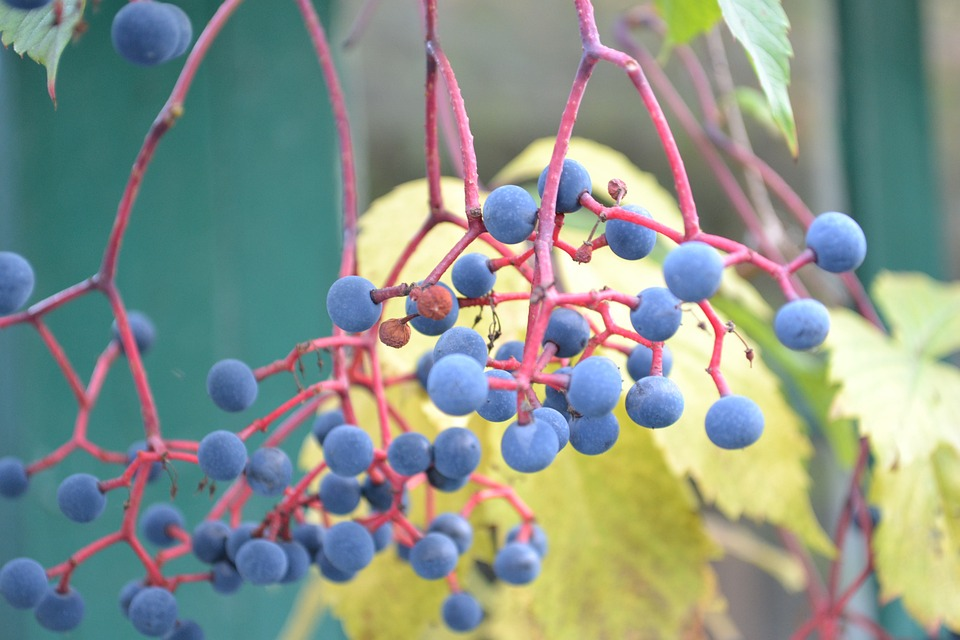
#> input picture images/test2.jpg, 960 x 640 px
$ python index.py
#> lines starting #> are read from the running program, lines starting #| are printed output that depends on the picture; after the words box and inside, x2 and y2 are one past the last pixel; in counts of white or black regions, pixels touching at a corner belong together
### circles.py
import cv2
import numpy as np


def detect_circles(image_path, min_radius=10, max_radius=50):
#> called with image_path = 'images/test2.jpg', min_radius = 10, max_radius = 12
    img = cv2.imread(image_path, cv2.IMREAD_COLOR)
#> img is the input picture: shape (640, 960, 3); mean B, G, R 138.1, 147.9, 136.5
    gray = cv2.cvtColor(img, cv2.COLOR_BGR2GRAY)
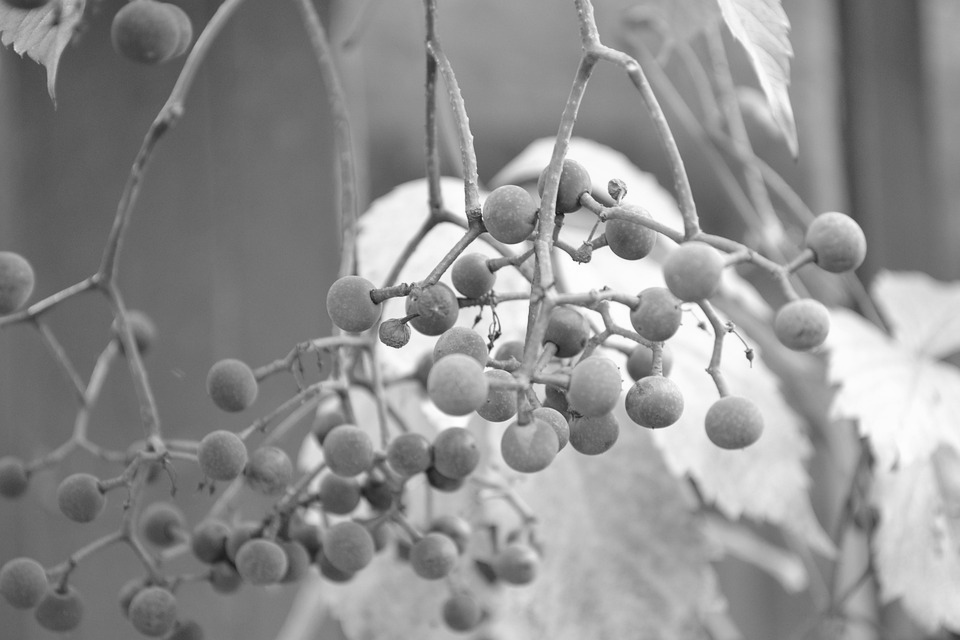
#> gray: shape (640, 960); min 18, max 254, mean 143.4

    # detect circles with ``HoughCircles``
    circles = cv2.HoughCircles(
        gray,
        cv2.HOUGH_GRADIENT,
        dp=1,
        minDist=10,
        param1=50,
        param2=9,
        minRadius=min_radius,
        maxRadius=max_radius,
    )
#> circles = 52 rows, first 8: [621.5, 244.5, 11.4], [397.5, 336.5, 11.4], [559.5, 384.5, 10.35], [484.5, 324.5, 11.4], [552.5, 420.5, 11.4], [310.5, 518.5, 11.4], [387.5, 331.5, 11.4], [441.5, 293.5, 10.35]

    if circles is not None:
        # convert coords to integers
        circles = np.uint16(np.around(circles))
#> circles = 52 rows, first 8: [622, 244, 11], [398, 336, 11], [560, 384, 10], [484, 324, 11], [552, 420, 11], [310, 518, 11], [388, 332, 11], [442, 294, 10]

        count = 0
        coords = []
        for i in circles[0, :]:
            cv2.circle(img, (i[0], i[1]), i[2], (0, 0, 255), 2)
            cv2.circle(img, (i[0], i[1]), 2, (0, 0, 255), 3)
            coords.append({"x": i[0], "y": i[1]})
            count += 1
#> this loop made 52 passes
#> i on passes 1 to 12: [622, 244, 11], [398, 336, 11], [560, 384, 10], [484, 324, 11], [552, 420, 11], [310, 518, 11], [388, 332, 11], [442, 294, 10], [446, 442, 11], [380, 290, 11], [502, 350, 11], [554, 352, 11]
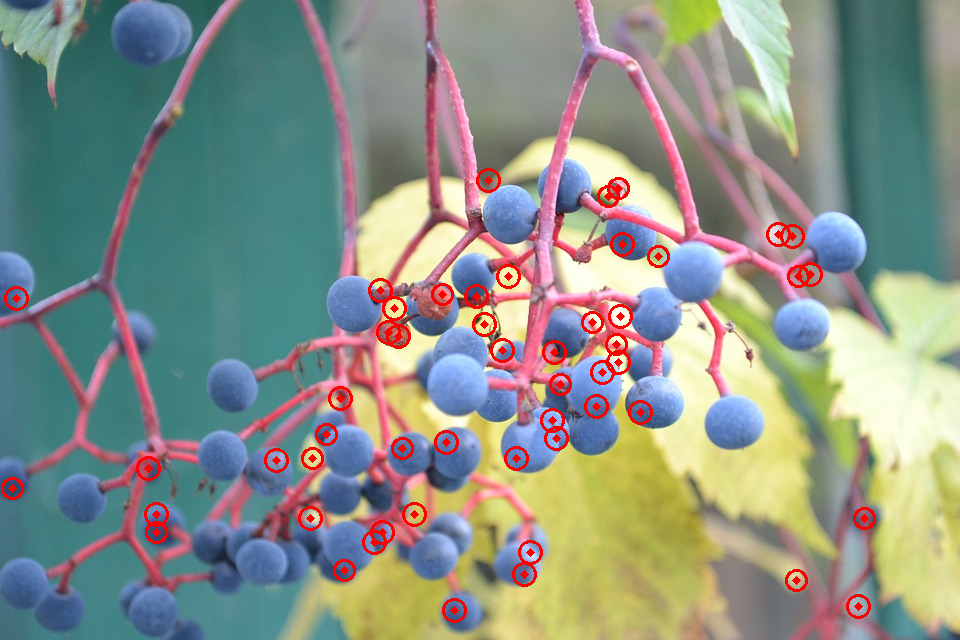
#> img: shape (640, 960, 3); 1.99% of pixels changed, all inside (x1, y1, x2, y2) = (1, 168, 876, 623)
#> after the loop, coords = 52 items; count = 52
        print(coords)
#> (printed output is left out)
    else:
        print("No circles detected")

### index.py
from circles import detect_circles

image_path = "images/test2.jpg"
detect_circles(image_path, min_radius=10, max_radius=12)

$ run again, with images/test1.jpg copied over images/test2.jpg
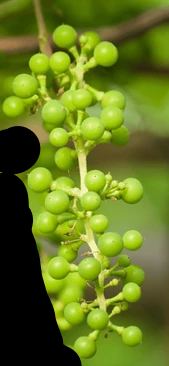
#> input picture images/test1.jpg, 169 x 366 px
#> in detect_circles, img is the input picture: shape (366, 169, 3); mean B, G, R 30.8, 119.9, 101.6
#> in detect_circles, `gray = cv2.cvtColor(img, cv2.COLOR_BGR2GRAY)`:
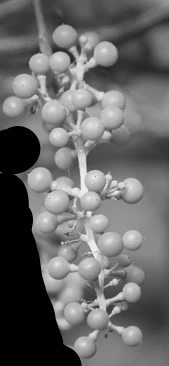
#> gray: shape (366, 169); min 0, max 243, mean 104.3
#> in detect_circles, `circles = cv2.HoughCircles( gray, cv2.HOUGH_GRADIENT, dp=1, minDist=10..`: circles = 35 rows, first 8: [58.5, 267.5, 11.4], [63.5, 35.5, 11.4], [130.5, 188.5, 11.4], [59.5, 62.5, 11.4], [98.5, 319.5, 11.4], [45.5, 219.5, 11.4], [95.5, 180.5, 11.4], [65.5, 158.5, 11.4]
#> in detect_circles, `circles = np.uint16(np.around(circles))`: circles = 35 rows, first 8: [58, 268, 11], [64, 36, 11], [130, 188, 11], [60, 62, 11], [98, 320, 11], [46, 220, 11], [96, 180, 11], [66, 158, 11]
#> the loop in detect_circles, `for i in circles[0, :]:` made 35 passes
#> after the loop in detect_circles, `for i in circles[0, :]:`:
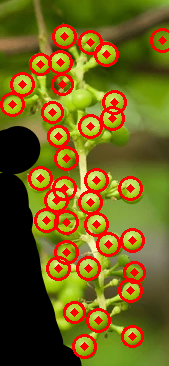
#> img: shape (366, 169, 3); 13.2% of pixels changed, all inside (x1, y1, x2, y2) = (0, 24, 169, 359)
#> after the loop in detect_circles, `for i in circles[0, :]:`: coords = 35 items; count = 35
#> (printed output is left out)
